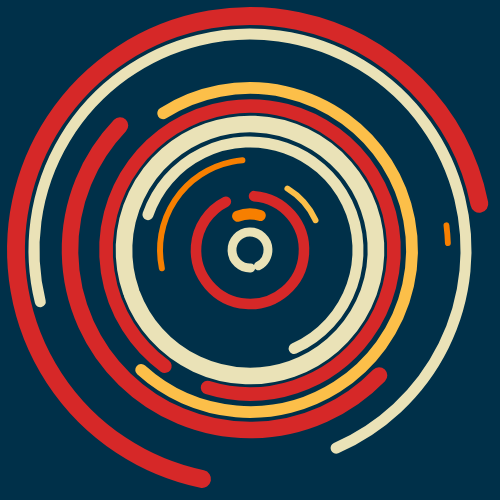
Frame 1 (no input)
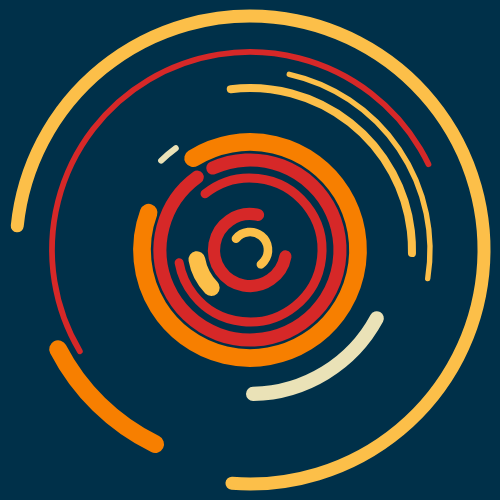
Frame 2 (the mouse pressed at the canvas centre, redrawn once)

The p5.js sketch that drew these frames (run headless with seeded random() and noise() and a simulated clock; the mouse was pressed at the canvas centre and the sketch redrawn once):

// p5.js sketch
// ── sketch.js
let c = ["#d62828","#f77f00","#fcbf49","#eae2b7"]

function setup() {
  createCanvas(500, 500);
  angleMode(DEGREES)
  noLoop()
}

function draw() {
  background('#003049');
  noFill()
  translate(width/2,height/2)
  for(i=0;i<width/2;i+=18){
    stroke(random(c))
    strokeWeight(random(5,18))
    arc(0,0,i*2,i*2,random(0,360),random(0,360))
  }
}
